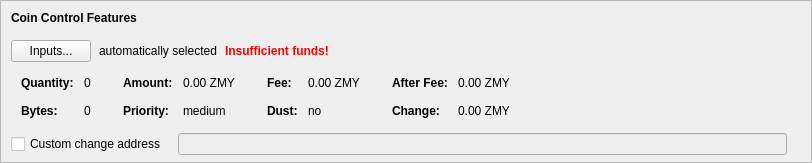
    <widget class="QFrame" name="frameCoinControl">
     <property name="sizePolicy">
      <sizepolicy hsizetype="Expanding" vsizetype="Expanding">
       <horstretch>0</horstretch>
       <verstretch>0</verstretch>
      </sizepolicy>
     </property>
     <property name="maximumSize">
      <size>
       <width>16777215</width>
       <height>16777215</height>
      </size>
     </property>
     <property name="frameShape">
      <enum>QFrame::StyledPanel</enum>
     </property>
     <property name="frameShadow">
      <enum>QFrame::Sunken</enum>
     </property>
     <layout class="QVBoxLayout" name="verticalLayoutCoinControl2">
      <property name="spacing">
       <number>0</number>
      </property>
      <property name="leftMargin">
       <number>0</number>
      </property>
      <property name="topMargin">
       <number>0</number>
      </property>
      <property name="rightMargin">
       <number>0</number>
      </property>
      <property name="bottomMargin">
       <number>6</number>
      </property>
      <item>
       <layout class="QVBoxLayout" name="verticalLayoutCoinControl" stretch="0,0,0,0,1">
        <property name="spacing">
         <number>0</number>
        </property>
        <property name="leftMargin">
         <number>10</number>
        </property>
        <property name="topMargin">
         <number>10</number>
        </property>
        <item>
         <layout class="QHBoxLayout" name="horizontalLayoutCoinControl1">
          <property name="bottomMargin">
           <number>15</number>
          </property>
          <item>
           <widget class="QLabel" name="labelCoinControlFeatures">
            <property name="sizePolicy">
             <sizepolicy hsizetype="Preferred" vsizetype="Maximum">
              <horstretch>0</horstretch>
              <verstretch>0</verstretch>
             </sizepolicy>
            </property>
            <property name="font">
             <font>
              <weight>75</weight>
              <bold>true</bold>
             </font>
            </property>
            <property name="styleSheet">
             <string notr="true">font-weight:bold;</string>
            </property>
            <property name="text">
             <string>Coin Control Features</string>
            </property>
           </widget>
          </item>
         </layout>
        </item>
        <item>
         <layout class="QHBoxLayout" name="horizontalLayoutCoinControl2" stretch="0,0,0,0">
          <property name="spacing">
           <number>8</number>
          </property>
          <property name="bottomMargin">
           <number>10</number>
          </property>
          <item>
           <widget class="QPushButton" name="pushButtonCoinControl">
            <property name="styleSheet">
             <string notr="true"/>
            </property>
            <property name="text">
             <string>Inputs...</string>
            </property>
            <property name="autoDefault">
             <bool>false</bool>
            </property>
           </widget>
          </item>
          <item>
           <widget class="QLabel" name="labelCoinControlAutomaticallySelected">
            <property name="text">
             <string>automatically selected</string>
            </property>
            <property name="margin">
             <number>5</number>
            </property>
           </widget>
          </item>
          <item>
           <widget class="QLabel" name="labelCoinControlInsuffFunds">
            <property name="font">
             <font>
              <weight>75</weight>
              <bold>true</bold>
             </font>
            </property>
            <property name="styleSheet">
             <string notr="true">color:red;font-weight:bold;</string>
            </property>
            <property name="text">
             <string>Insufficient funds!</string>
            </property>
            <property name="margin">
             <number>5</number>
            </property>
           </widget>
          </item>
          <item>
           <spacer name="horizontalSpacerCoinControl">
            <property name="orientation">
             <enum>Qt::Horizontal</enum>
            </property>
            <property name="sizeHint" stdset="0">
             <size>
              <width>40</width>
              <height>1</height>
             </size>
            </property>
           </spacer>
          </item>
         </layout>
        </item>
        <item>
         <widget class="QWidget" name="widgetCoinControl" native="true">
          <property name="sizePolicy">
           <sizepolicy hsizetype="Preferred" vsizetype="Preferred">
            <horstretch>0</horstretch>
            <verstretch>0</verstretch>
           </sizepolicy>
          </property>
          <property name="minimumSize">
           <size>
            <width>0</width>
            <height>0</height>
           </size>
          </property>
          <property name="styleSheet">
           <string notr="true"/>
          </property>
          <layout class="QHBoxLayout" name="horizontalLayoutCoinControl5">
           <property name="leftMargin">
            <number>0</number>
           </property>
           <property name="topMargin">
            <number>0</number>
           </property>
           <property name="rightMargin">
            <number>0</number>
           </property>
           <property name="bottomMargin">
            <number>0</number>
           </property>
           <item>
            <layout class="QHBoxLayout" name="horizontalLayoutCoinControl3" stretch="0,0,0,1">
             <property name="spacing">
              <number>20</number>
             </property>
             <property name="topMargin">
              <number>0</number>
             </property>
             <property name="bottomMargin">
              <number>10</number>
             </property>
             <item>
              <layout class="QFormLayout" name="formLayoutCoinControl1">
               <property name="horizontalSpacing">
                <number>10</number>
               </property>
               <property name="verticalSpacing">
                <number>14</number>
               </property>
               <property name="leftMargin">
                <number>10</number>
               </property>
               <property name="topMargin">
                <number>4</number>
               </property>
               <property name="rightMargin">
                <number>6</number>
               </property>
               <item row="0" column="0">
                <widget class="QLabel" name="labelCoinControlQuantityText">
                 <property name="font">
                  <font>
                   <weight>75</weight>
                   <bold>true</bold>
                  </font>
                 </property>
                 <property name="text">
                  <string>Quantity:</string>
                 </property>
                 <property name="margin">
                  <number>0</number>
                 </property>
                </widget>
               </item>
               <item row="0" column="1">
                <widget class="QLabel" name="labelCoinControlQuantity">
                 <property name="cursor">
                  <cursorShape>IBeamCursor</cursorShape>
                 </property>
                 <property name="contextMenuPolicy">
                  <enum>Qt::ActionsContextMenu</enum>
                 </property>
                 <property name="text">
                  <string notr="true">0</string>
                 </property>
                 <property name="margin">
                  <number>0</number>
                 </property>
                 <property name="textInteractionFlags">
                  <set>Qt::LinksAccessibleByMouse|Qt::TextSelectableByKeyboard|Qt::TextSelectableByMouse</set>
                 </property>
                </widget>
               </item>
               <item row="1" column="0">
                <widget class="QLabel" name="labelCoinControlBytesText">
                 <property name="font">
                  <font>
                   <weight>75</weight>
                   <bold>true</bold>
                  </font>
                 </property>
                 <property name="text">
                  <string>Bytes:</string>
                 </property>
                </widget>
               </item>
               <item row="1" column="1">
                <widget class="QLabel" name="labelCoinControlBytes">
                 <property name="cursor">
                  <cursorShape>IBeamCursor</cursorShape>
                 </property>
                 <property name="contextMenuPolicy">
                  <enum>Qt::ActionsContextMenu</enum>
                 </property>
                 <property name="text">
                  <string notr="true">0</string>
                 </property>
                 <property name="textInteractionFlags">
                  <set>Qt::LinksAccessibleByMouse|Qt::TextSelectableByKeyboard|Qt::TextSelectableByMouse</set>
                 </property>
                </widget>
               </item>
              </layout>
             </item>
             <item>
              <layout class="QFormLayout" name="formLayoutCoinControl2">
               <property name="horizontalSpacing">
                <number>10</number>
               </property>
               <property name="verticalSpacing">
                <number>14</number>
               </property>
               <property name="leftMargin">
                <number>6</number>
               </property>
               <property name="topMargin">
                <number>4</number>
               </property>
               <property name="rightMargin">
                <number>6</number>
               </property>
               <item row="0" column="0">
                <widget class="QLabel" name="labelCoinControlAmountText">
                 <property name="font">
                  <font>
                   <weight>75</weight>
                   <bold>true</bold>
                  </font>
                 </property>
                 <property name="text">
                  <string>Amount:</string>
                 </property>
                 <property name="margin">
                  <number>0</number>
                 </property>
                </widget>
               </item>
               <item row="0" column="1">
                <widget class="QLabel" name="labelCoinControlAmount">
                 <property name="cursor">
                  <cursorShape>IBeamCursor</cursorShape>
                 </property>
                 <property name="contextMenuPolicy">
                  <enum>Qt::ActionsContextMenu</enum>
                 </property>
                 <property name="text">
                  <string notr="true">0.00 ZMY</string>
                 </property>
                 <property name="textInteractionFlags">
                  <set>Qt::LinksAccessibleByMouse|Qt::TextSelectableByKeyboard|Qt::TextSelectableByMouse</set>
                 </property>
                </widget>
               </item>
               <item row="1" column="0">
                <widget class="QLabel" name="labelCoinControlPriorityText">
                 <property name="font">
                  <font>
                   <weight>75</weight>
                   <bold>true</bold>
                  </font>
                 </property>
                 <property name="text">
                  <string>Priority:</string>
                 </property>
                </widget>
               </item>
               <item row="1" column="1">
                <widget class="QLabel" name="labelCoinControlPriority">
                 <property name="cursor">
                  <cursorShape>IBeamCursor</cursorShape>
                 </property>
                 <property name="contextMenuPolicy">
                  <enum>Qt::ActionsContextMenu</enum>
                 </property>
                 <property name="text">
                  <string>medium</string>
                 </property>
                 <property name="textInteractionFlags">
                  <set>Qt::LinksAccessibleByMouse|Qt::TextSelectableByKeyboard|Qt::TextSelectableByMouse</set>
                 </property>
                </widget>
               </item>
              </layout>
             </item>
             <item>
              <layout class="QFormLayout" name="formLayoutCoinControl3">
               <property name="horizontalSpacing">
                <number>10</number>
               </property>
               <property name="verticalSpacing">
                <number>14</number>
               </property>
               <property name="leftMargin">
                <number>6</number>
               </property>
               <property name="topMargin">
                <number>4</number>
               </property>
               <property name="rightMargin">
                <number>6</number>
               </property>
               <item row="0" column="0">
                <widget class="QLabel" name="labelCoinControlFeeText">
                 <property name="font">
                  <font>
                   <weight>75</weight>
                   <bold>true</bold>
                  </font>
                 </property>
                 <property name="text">
                  <string>Fee:</string>
                 </property>
                 <property name="margin">
                  <number>0</number>
                 </property>
                </widget>
               </item>
               <item row="0" column="1">
                <widget class="QLabel" name="labelCoinControlFee">
                 <property name="cursor">
                  <cursorShape>IBeamCursor</cursorShape>
                 </property>
                 <property name="contextMenuPolicy">
                  <enum>Qt::ActionsContextMenu</enum>
                 </property>
                 <property name="text">
                  <string notr="true">0.00 ZMY</string>
                 </property>
                 <property name="textInteractionFlags">
                  <set>Qt::LinksAccessibleByMouse|Qt::TextSelectableByKeyboard|Qt::TextSelectableByMouse</set>
                 </property>
                </widget>
               </item>
               <item row="1" column="0">
                <widget class="QLabel" name="labelCoinControlLowOutputText">
                 <property name="font">
                  <font>
                   <weight>75</weight>
                   <bold>true</bold>
                  </font>
                 </property>
                 <property name="text">
                  <string>Dust:</string>
                 </property>
                </widget>
               </item>
               <item row="1" column="1">
                <widget class="QLabel" name="labelCoinControlLowOutput">
                 <property name="cursor">
                  <cursorShape>IBeamCursor</cursorShape>
                 </property>
                 <property name="contextMenuPolicy">
                  <enum>Qt::ActionsContextMenu</enum>
                 </property>
                 <property name="text">
                  <string>no</string>
                 </property>
                 <property name="textInteractionFlags">
                  <set>Qt::LinksAccessibleByMouse|Qt::TextSelectableByKeyboard|Qt::TextSelectableByMouse</set>
                 </property>
                </widget>
               </item>
              </layout>
             </item>
             <item>
              <layout class="QFormLayout" name="formLayoutCoinControl4">
               <property name="horizontalSpacing">
                <number>10</number>
               </property>
               <property name="verticalSpacing">
                <number>14</number>
               </property>
               <property name="leftMargin">
                <number>6</number>
               </property>
               <property name="topMargin">
                <number>4</number>
               </property>
               <property name="rightMargin">
                <number>6</number>
               </property>
               <item row="0" column="0">
                <widget class="QLabel" name="labelCoinControlAfterFeeText">
                 <property name="font">
                  <font>
                   <weight>75</weight>
                   <bold>true</bold>
                  </font>
                 </property>
                 <property name="text">
                  <string>After Fee:</string>
                 </property>
                 <property name="margin">
                  <number>0</number>
                 </property>
                </widget>
               </item>
               <item row="0" column="1">
                <widget class="QLabel" name="labelCoinControlAfterFee">
                 <property name="cursor">
                  <cursorShape>IBeamCursor</cursorShape>
                 </property>
                 <property name="contextMenuPolicy">
                  <enum>Qt::ActionsContextMenu</enum>
                 </property>
                 <property name="text">
                  <string notr="true">0.00 ZMY</string>
                 </property>
                 <property name="textInteractionFlags">
                  <set>Qt::LinksAccessibleByMouse|Qt::TextSelectableByKeyboard|Qt::TextSelectableByMouse</set>
                 </property>
                </widget>
               </item>
               <item row="1" column="0">
                <widget class="QLabel" name="labelCoinControlChangeText">
                 <property name="font">
                  <font>
                   <weight>75</weight>
                   <bold>true</bold>
                  </font>
                 </property>
                 <property name="text">
                  <string>Change:</string>
                 </property>
                </widget>
               </item>
               <item row="1" column="1">
                <widget class="QLabel" name="labelCoinControlChange">
                 <property name="cursor">
                  <cursorShape>IBeamCursor</cursorShape>
                 </property>
                 <property name="contextMenuPolicy">
                  <enum>Qt::ActionsContextMenu</enum>
                 </property>
                 <property name="text">
                  <string notr="true">0.00 ZMY</string>
                 </property>
                 <property name="textInteractionFlags">
                  <set>Qt::LinksAccessibleByMouse|Qt::TextSelectableByKeyboard|Qt::TextSelectableByMouse</set>
                 </property>
                </widget>
               </item>
              </layout>
             </item>
            </layout>
           </item>
          </layout>
         </widget>
        </item>
        <item>
         <layout class="QHBoxLayout" name="horizontalLayoutCoinControl4" stretch="0,0,0">
          <property name="spacing">
           <number>12</number>
          </property>
          <property name="sizeConstraint">
           <enum>QLayout::SetDefaultConstraint</enum>
          </property>
          <property name="topMargin">
           <number>5</number>
          </property>
          <property name="rightMargin">
           <number>5</number>
          </property>
          <item>
           <widget class="QCheckBox" name="checkBoxCoinControlChange">
            <property name="palette">
             <palette>
              <active>
               <colorrole role="WindowText">
                <brush brushstyle="SolidPattern">
                 <color alpha="255">
                  <red>0</red>
                  <green>0</green>
                  <blue>0</blue>
                 </color>
                </brush>
               </colorrole>
               <colorrole role="Button">
                <brush brushstyle="SolidPattern">
                 <color alpha="255">
                  <red>255</red>
                  <green>255</green>
                  <blue>255</blue>
                 </color>
                </brush>
               </colorrole>
               <colorrole role="Light">
                <brush brushstyle="SolidPattern">
                 <color alpha="255">
                  <red>255</red>
                  <green>255</green>
                  <blue>255</blue>
                 </color>
                </brush>
               </colorrole>
               <colorrole role="Midlight">
                <brush brushstyle="SolidPattern">
                 <color alpha="255">
                  <red>255</red>
                  <green>255</green>
                  <blue>255</blue>
                 </color>
                </brush>
               </colorrole>
               <colorrole role="Dark">
                <brush brushstyle="SolidPattern">
                 <color alpha="255">
                  <red>127</red>
                  <green>127</green>
                  <blue>127</blue>
                 </color>
                </brush>
               </colorrole>
               <colorrole role="Mid">
                <brush brushstyle="SolidPattern">
                 <color alpha="255">
                  <red>170</red>
                  <green>170</green>
                  <blue>170</blue>
                 </color>
                </brush>
               </colorrole>
               <colorrole role="Text">
                <brush brushstyle="SolidPattern">
                 <color alpha="255">
                  <red>0</red>
                  <green>0</green>
                  <blue>0</blue>
                 </color>
                </brush>
               </colorrole>
               <colorrole role="BrightText">
                <brush brushstyle="SolidPattern">
                 <color alpha="255">
                  <red>255</red>
                  <green>255</green>
                  <blue>255</blue>
                 </color>
                </brush>
               </colorrole>
               <colorrole role="ButtonText">
                <brush brushstyle="SolidPattern">
                 <color alpha="255">
                  <red>0</red>
                  <green>0</green>
                  <blue>0</blue>
                 </color>
                </brush>
               </colorrole>
               <colorrole role="Base">
                <brush brushstyle="SolidPattern">
                 <color alpha="255">
                  <red>255</red>
                  <green>255</green>
                  <blue>255</blue>
                 </color>
                </brush>
               </colorrole>
               <colorrole role="Window">
                <brush brushstyle="SolidPattern">
                 <color alpha="255">
                  <red>255</red>
                  <green>255</green>
                  <blue>255</blue>
                 </color>
                </brush>
               </colorrole>
               <colorrole role="Shadow">
                <brush brushstyle="SolidPattern">
                 <color alpha="255">
                  <red>0</red>
                  <green>0</green>
                  <blue>0</blue>
                 </color>
                </brush>
               </colorrole>
               <colorrole role="AlternateBase">
                <brush brushstyle="SolidPattern">
                 <color alpha="255">
                  <red>255</red>
                  <green>255</green>
                  <blue>255</blue>
                 </color>
                </brush>
               </colorrole>
               <colorrole role="ToolTipBase">
                <brush brushstyle="SolidPattern">
                 <color alpha="255">
                  <red>255</red>
                  <green>255</green>
                  <blue>220</blue>
                 </color>
                </brush>
               </colorrole>
               <colorrole role="ToolTipText">
                <brush brushstyle="SolidPattern">
                 <color alpha="255">
                  <red>0</red>
                  <green>0</green>
                  <blue>0</blue>
                 </color>
                </brush>
               </colorrole>
              </active>
              <inactive>
               <colorrole role="WindowText">
                <brush brushstyle="SolidPattern">
                 <color alpha="255">
                  <red>0</red>
                  <green>0</green>
                  <blue>0</blue>
                 </color>
                </brush>
               </colorrole>
               <colorrole role="Button">
                <brush brushstyle="SolidPattern">
                 <color alpha="255">
                  <red>255</red>
                  <green>255</green>
                  <blue>255</blue>
                 </color>
                </brush>
               </colorrole>
               <colorrole role="Light">
                <brush brushstyle="SolidPattern">
                 <color alpha="255">
                  <red>255</red>
                  <green>255</green>
                  <blue>255</blue>
                 </color>
                </brush>
               </colorrole>
               <colorrole role="Midlight">
                <brush brushstyle="SolidPattern">
                 <color alpha="255">
                  <red>255</red>
                  <green>255</green>
                  <blue>255</blue>
                 </color>
                </brush>
               </colorrole>
               <colorrole role="Dark">
                <brush brushstyle="SolidPattern">
                 <color alpha="255">
                  <red>127</red>
                  <green>127</green>
                  <blue>127</blue>
                 </color>
                </brush>
               </colorrole>
               <colorrole role="Mid">
                <brush brushstyle="SolidPattern">
                 <color alpha="255">
                  <red>170</red>
                  <green>170</green>
                  <blue>170</blue>
                 </color>
                </brush>
               </colorrole>
               <colorrole role="Text">
                <brush brushstyle="SolidPattern">
                 <color alpha="255">
                  <red>0</red>
                  <green>0</green>
                  <blue>0</blue>
                 </color>
                </brush>
               </colorrole>
               <colorrole role="BrightText">
                <brush brushstyle="SolidPattern">
                 <color alpha="255">
                  <red>255</red>
                  <green>255</green>
                  <blue>255</blue>
                 </color>
                </brush>
               </colorrole>
               <colorrole role="ButtonText">
                <brush brushstyle="SolidPattern">
                 <color alpha="255">
                  <red>0</red>
                  <green>0</green>
                  <blue>0</blue>
                 </color>
                </brush>
               </colorrole>
               <colorrole role="Base">
                <brush brushstyle="SolidPattern">
                 <color alpha="255">
                  <red>255</red>
                  <green>255</green>
                  <blue>255</blue>
                 </color>
                </brush>
               </colorrole>
               <colorrole role="Window">
                <brush brushstyle="SolidPattern">
                 <color alpha="255">
                  <red>255</red>
                  <green>255</green>
                  <blue>255</blue>
                 </color>
                </brush>
               </colorrole>
               <colorrole role="Shadow">
                <brush brushstyle="SolidPattern">
                 <color alpha="255">
                  <red>0</red>
                  <green>0</green>
                  <blue>0</blue>
                 </color>
                </brush>
               </colorrole>
               <colorrole role="AlternateBase">
                <brush brushstyle="SolidPattern">
                 <color alpha="255">
                  <red>255</red>
                  <green>255</green>
                  <blue>255</blue>
                 </color>
                </brush>
               </colorrole>
               <colorrole role="ToolTipBase">
                <brush brushstyle="SolidPattern">
                 <color alpha="255">
                  <red>255</red>
                  <green>255</green>
                  <blue>220</blue>
                 </color>
                </brush>
               </colorrole>
               <colorrole role="ToolTipText">
                <brush brushstyle="SolidPattern">
                 <color alpha="255">
                  <red>0</red>
                  <green>0</green>
                  <blue>0</blue>
                 </color>
                </brush>
               </colorrole>
              </inactive>
              <disabled>
               <colorrole role="WindowText">
                <brush brushstyle="SolidPattern">
                 <color alpha="255">
                  <red>127</red>
                  <green>127</green>
                  <blue>127</blue>
                 </color>
                </brush>
               </colorrole>
               <colorrole role="Button">
                <brush brushstyle="SolidPattern">
                 <color alpha="255">
                  <red>255</red>
                  <green>255</green>
                  <blue>255</blue>
                 </color>
                </brush>
               </colorrole>
               <colorrole role="Light">
                <brush brushstyle="SolidPattern">
                 <color alpha="255">
                  <red>255</red>
                  <green>255</green>
                  <blue>255</blue>
                 </color>
                </brush>
               </colorrole>
               <colorrole role="Midlight">
                <brush brushstyle="SolidPattern">
                 <color alpha="255">
                  <red>255</red>
                  <green>255</green>
                  <blue>255</blue>
                 </color>
                </brush>
               </colorrole>
               <colorrole role="Dark">
                <brush brushstyle="SolidPattern">
                 <color alpha="255">
                  <red>127</red>
                  <green>127</green>
                  <blue>127</blue>
                 </color>
                </brush>
               </colorrole>
               <colorrole role="Mid">
                <brush brushstyle="SolidPattern">
                 <color alpha="255">
                  <red>170</red>
                  <green>170</green>
                  <blue>170</blue>
                 </color>
                </brush>
               </colorrole>
               <colorrole role="Text">
                <brush brushstyle="SolidPattern">
                 <color alpha="255">
                  <red>127</red>
                  <green>127</green>
                  <blue>127</blue>
                 </color>
                </brush>
               </colorrole>
               <colorrole role="BrightText">
                <brush brushstyle="SolidPattern">
                 <color alpha="255">
                  <red>255</red>
                  <green>255</green>
                  <blue>255</blue>
                 </color>
                </brush>
               </colorrole>
               <colorrole role="ButtonText">
                <brush brushstyle="SolidPattern">
                 <color alpha="255">
                  <red>127</red>
                  <green>127</green>
                  <blue>127</blue>
                 </color>
                </brush>
               </colorrole>
               <colorrole role="Base">
                <brush brushstyle="SolidPattern">
                 <color alpha="255">
                  <red>255</red>
                  <green>255</green>
                  <blue>255</blue>
                 </color>
                </brush>
               </colorrole>
               <colorrole role="Window">
                <brush brushstyle="SolidPattern">
                 <color alpha="255">
                  <red>255</red>
                  <green>255</green>
                  <blue>255</blue>
                 </color>
                </brush>
               </colorrole>
               <colorrole role="Shadow">
                <brush brushstyle="SolidPattern">
                 <color alpha="255">
                  <red>0</red>
                  <green>0</green>
                  <blue>0</blue>
                 </color>
                </brush>
               </colorrole>
               <colorrole role="AlternateBase">
                <brush brushstyle="SolidPattern">
                 <color alpha="255">
                  <red>255</red>
                  <green>255</green>
                  <blue>255</blue>
                 </color>
                </brush>
               </colorrole>
               <colorrole role="ToolTipBase">
                <brush brushstyle="SolidPattern">
                 <color alpha="255">
                  <red>255</red>
                  <green>255</green>
                  <blue>220</blue>
                 </color>
                </brush>
               </colorrole>
               <colorrole role="ToolTipText">
                <brush brushstyle="SolidPattern">
                 <color alpha="255">
                  <red>0</red>
                  <green>0</green>
                  <blue>0</blue>
                 </color>
                </brush>
               </colorrole>
              </disabled>
             </palette>
            </property>
            <property name="toolTip">
             <string>If this is activated, but the change address is empty or invalid, change will be sent to a newly generated address.</string>
            </property>
            <property name="text">
             <string>Custom change address</string>
            </property>
           </widget>
          </item>
          <item>
           <widget class="QValidatedLineEdit" name="lineEditCoinControlChange">
            <property name="enabled">
             <bool>false</bool>
            </property>
            <property name="sizePolicy">
             <sizepolicy hsizetype="Expanding" vsizetype="Fixed">
              <horstretch>0</horstretch>
              <verstretch>0</verstretch>
             </sizepolicy>
            </property>
           </widget>
          </item>
          <item>
           <widget class="QLabel" name="labelCoinControlChangeLabel">
            <property name="sizePolicy">
             <sizepolicy hsizetype="Preferred" vsizetype="Expanding">
              <horstretch>0</horstretch>
              <verstretch>0</verstretch>
             </sizepolicy>
            </property>
            <property name="minimumSize">
             <size>
              <width>0</width>
              <height>0</height>
             </size>
            </property>
            <property name="text">
             <string/>
            </property>
            <property name="margin">
             <number>3</number>
            </property>
           </widget>
          </item>
         </layout>
        </item>
        <item>
         <spacer name="verticalSpacerCoinControl">
          <property name="orientation">
           <enum>Qt::Vertical</enum>
          </property>
          <property name="sizeHint" stdset="0">
           <size>
            <width>800</width>
            <height>1</height>
           </size>
          </property>
         </spacer>
        </item>
       </layout>
      </item>
     </layout>
    </widget>
